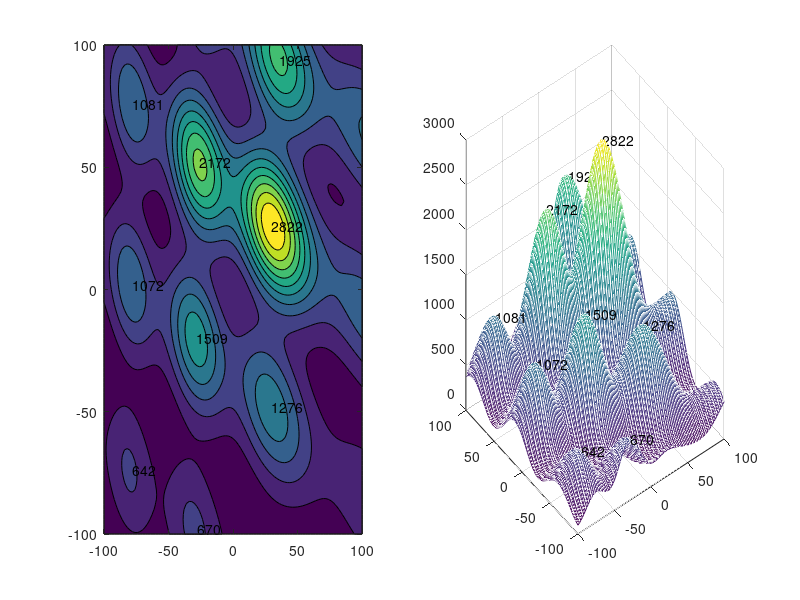

Reproduce this figure in MATLAB.
n=100; [x,y]=meshgrid(-n:2:n,-n:2:n); % the grid points
z1=sin((x-.002*x.*x)/n*5).^2+1;
z2=sin((x+2*y)/n*2).^2+.5;
t1=80; w1=t1*t1./((x-20).^2+(y-40).^2+t1*t1);
z=z1.*z2.*w1*1000+rand(size(z1))*.1; % values of the grid points

% orthogonal
vertz = zeros(n+1, 1);
horzz = zeros(1, n+1);
up = z(:, 2:end) > z(:, 1:end-1);
up = horzcat(vertz, up);
down = z(:, 1:end-1) > z(:, 2:end);
down = horzcat(down, vertz);
left = z(2:end, :) > z(1:end-1, :);
left = vertcat(horzz, left);
right = z(1:end-1, :) > z(2:end, :);
right = vertcat(right, horzz);

% diagonal
upleft = z(2:end, 2:end) > z(1:end-1, 1:end-1);
upleft = horzcat(vertz, vertcat(horzz(1:n), upleft));
downright = z(1:end-1, 1:end-1) > z(2:end, 2:end);
downright = horzcat(vertcat(downright, horzz(1:n)), vertz);
upright = z(1:end-1, 2:end) > z(2:end, 1:end-1);
upright = horzcat(vertz, vertcat(upright, horzz(1:n)));
downleft = z(2:end, 1:end-1) > z(1:end-1, 2:end);
downleft = horzcat(vertcat(horzz(1:n), downleft), vertz);

% map
localmax = up & down & left & right & upleft & downright & upright & downleft;
indices = find(localmax);

% plot
subplot(1, 2, 1);
contourf(x, y, z);
text(x(indices), y(indices), num2str(round(z(indices))))

subplot(1, 2, 2);
mesh(x, y, z);
text(x(indices), y(indices), z(indices), num2str(round(z(indices))))